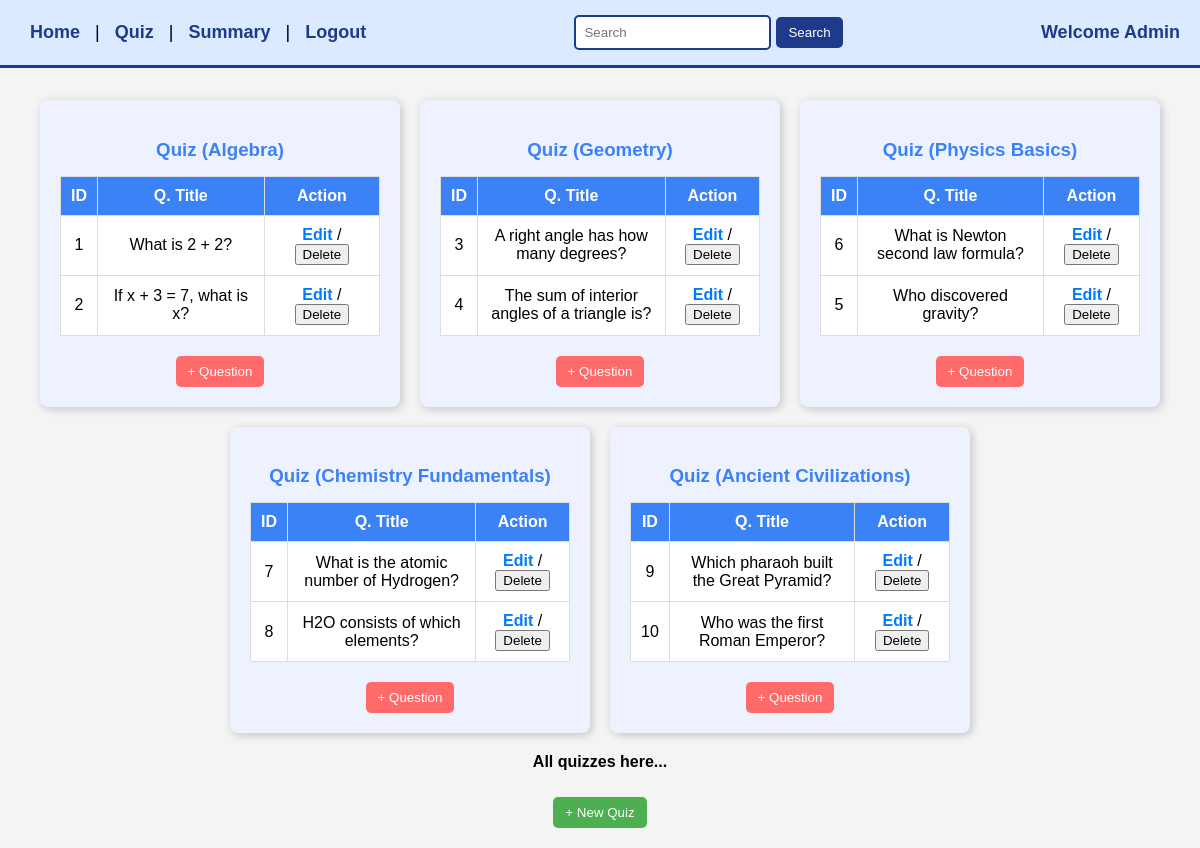
Before: /quiz_manage with the older database file.
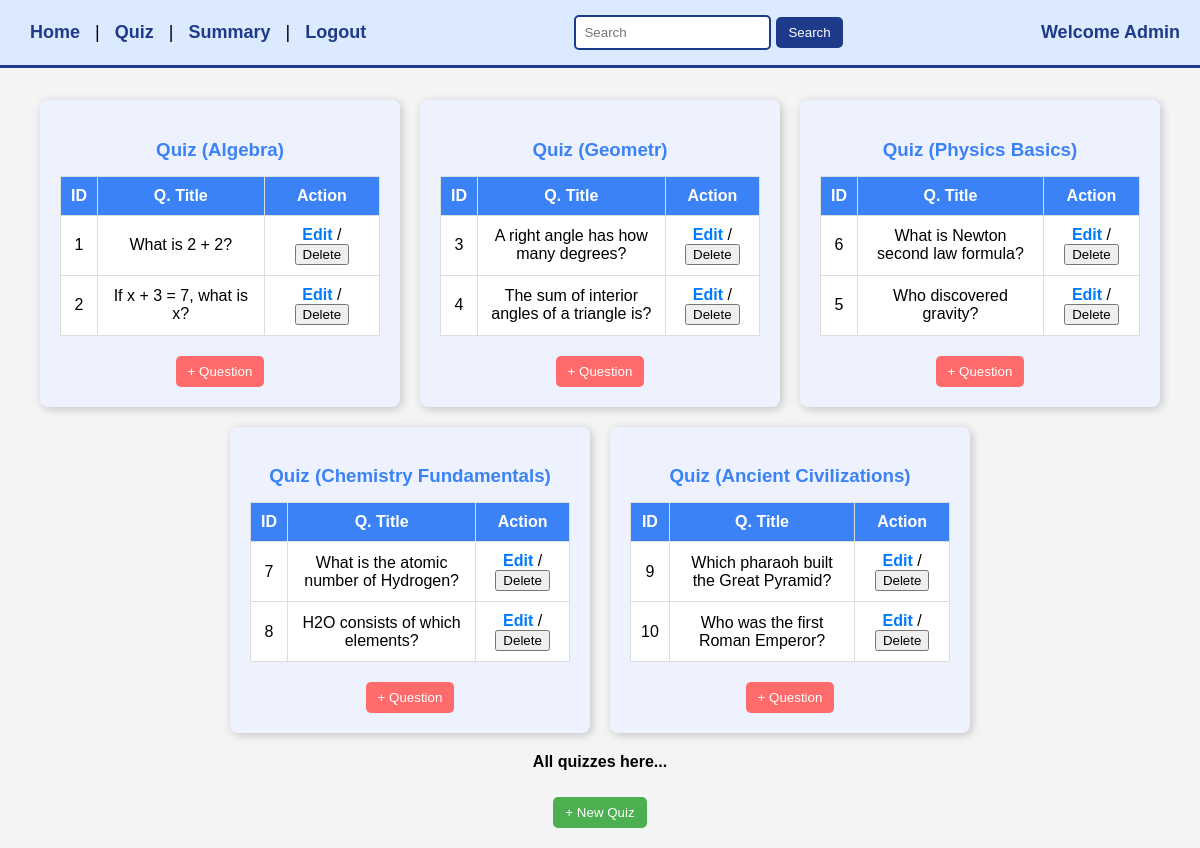
After: the same page with the newer database file.
### app.py (models this page shows, shortened)
class Quiz(db.Model):
    id = db.Column(db.Integer, primary_key=True)
    chapter_id = db.Column(db.Integer, db.ForeignKey('chapter.id'), nullable=False)
    date_of_quiz = db.Column(db.Date, nullable=False)
    time_duration = db.Column(db.String(10), nullable=False)
    remarks = db.Column(db.Text, nullable=True)
    chapter = db.relationship('Chapter', backref=db.backref('quizzes', lazy=True))

class Chapter(db.Model):
    id = db.Column(db.Integer, primary_key=True)
    subject_id = db.Column(db.Integer, db.ForeignKey('subject.id'), nullable=False)
    name = db.Column(db.String(200), nullable=False)
    description = db.Column(db.Text, nullable=True)
    subject = db.relationship('Subject', backref=db.backref('chapters', lazy=True))

class Question(db.Model):
    id = db.Column(db.Integer, primary_key=True)
    quiz_id = db.Column(db.Integer, db.ForeignKey('quiz.id'), nullable=False)
    question_title = db.Column(db.String(200), nullable=False)
    question_statement = db.Column(db.Text, nullable=False)
    option1 = db.Column(db.String(255), nullable=False)
    option2 = db.Column(db.String(255), nullable=False)
    option3 = db.Column(db.String(255), nullable=True)
    option4 = db.Column(db.String(255), nullable=True)
    correct_option = db.Column(db.String(10), nullable=False)
    quiz = db.relationship('Quiz', backref=db.backref('questions', lazy=True))

### app.py (the view)
@app.route('/quiz_manage')
def quiz_management():
    quizzes = (
        Quiz.query
        .options(
            joinedload(Quiz.chapter),
            joinedload(Quiz.questions)
        )
        .all()
    )
    return render_template('quizmanagement.html', quizzes=quizzes)

### templates/quizmanagement.html (shortened to what this page needs)
<!DOCTYPE html>
<html lang="en">
<head>
    <link rel="stylesheet" href="{{ url_for('static', filename='quizmanagement.css') }}">
</head>
<body>
    <div class="header">
        <div class="nav-links">
            <a href="{{ url_for('admin_dashboard') }}">Home</a> |
            <a href="{{ url_for('quiz_management') }}">Quiz</a> |
            <a href="{{ url_for('summary') }}">Summary</a> |
            <a href="{{ url_for('logout') }}">Logout</a>
        </div>
        <div class="search-box">
            <input type="text" placeholder="Search">
            <button>Search</button>
        </div>
        <div class="admin-welcome">
            Welcome Admin
        </div>
    </div>
    <div class="quiz-list">
        {% for quiz in quizzes %}
        <div class="quiz-box">
            <h3>Quiz ({{ quiz.chapter.name if quiz.chapter else 'No Chapter' }})</h3>
            <table>
                <tr>
                    <th>ID</th>
                    <th>Q. Title</th>
                    <th>Action</th>
                </tr>
                {% for question in quiz.questions %}
                <tr>
                    <td>{{ question.id }}</td>
                    <td>{{ question.question_statement }}</td>
                    <td>
                        <a href="#" onclick="openEditQuestionModal(
                            {{ question.id }},
                            '{{ question.question_title }}',
                            '{{ question.question_statement }}',
                            '{{ question.option1 }}',
                            '{{ question.option2 }}',
                            '{{ question.option3 or '' }}',
                            '{{ question.option4 or '' }}',
                            '{{ question.correct_option }}'
                        )">Edit</a> /
                        <form action="{{ url_for('delete_question', question_id=question.id) }}" method="POST" style="display:inline;">
                            <button type="submit" class="delete-btn" onclick="return confirm('Are you sure you want to delete this question?');">Delete</button>
                        </form>
                    </td>
                </tr>
                {% endfor %}
            </table>
            <a href="{{ url_for('new_question', quiz_id=quiz.id) }}">
                <button class="add-question">+ Question</button>
            </a>
        </div>
        {% endfor %}
    </div>
    <p class="all-quizzes">All quizzes here...</p>
    <a href="{{ url_for('new_quiz') }}">
        <button class="new-quiz">+ New Quiz</button>
    </a>
</body>
</html>

### static/quizmanagement.css (style rules this page uses)
body { font-family: Arial, sans-serif; background-color: #f4f4f4; display: flex; flex-direction: column; align-items: center; margin: 0; padding: 20px; }
.header { display: flex; justify-content: space-between; align-items: center; background-color: #dbeafe; padding: 15px 20px; font-size: 18px; border-bottom: 3px solid #1e3a8a; width: 100%; box-sizing: border-box; position: fixed; top: 0; left: 0; }
.nav-links a { text-decoration: none; color: #1e3a8a; font-weight: bold; margin: 0 10px; }
.search-box { display: flex; align-items: center; }
.search-box input { padding: 8px; border: 2px solid #1e3a8a; border-radius: 5px; margin-right: 5px; }
.search-box button { background-color: #1e3a8a; color: white; border: none; padding: 8px 12px; cursor: pointer; border-radius: 5px; }
.admin-welcome { font-weight: bold; color: #1e3a8a; }
.quiz-list { display: flex; flex-wrap: wrap; justify-content: center; gap: 20px; margin-top: 80px; width: 100%; }
.quiz-box { background: #eef2ff; padding: 20px; border-radius: 8px; width: 320px; box-shadow: 2px 2px 10px rgba(0, 0, 0, 0.2); text-align: center; }
.quiz-box h3 { color: #3b82f6; margin-bottom: 15px; }
table { width: 100%; border-collapse: collapse; background: white; margin-bottom: 10px; }
th, td { border: 1px solid #ddd; padding: 10px; text-align: center; }
th { background: #3b82f6; color: white; }
.add-question, .new-quiz { background: #ff6b6b; color: white; border: none; padding: 8px 12px; border-radius: 5px; margin-top: 10px; cursor: pointer; transition: 0.3s; }
.new-quiz { background: #4caf50; }
.all-quizzes { margin-top: 20px; font-size: 16px; font-weight: bold; }
td a { text-decoration: none; color: #007BFF; font-weight: bold; }

Changed rows visible on the page:
changed through a linked row, Quiz: chapter "Geometry" → "Geometr"
